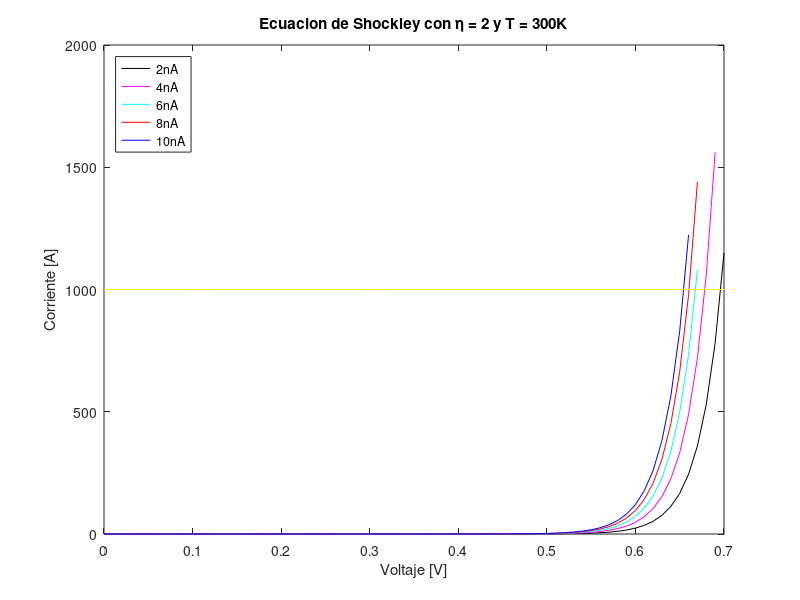

Here is the MATLAB script that generated this plot:
clear all; close all;
q = 1; k = 8.617333262*10^(-5); eta = 1; t = 300;
v6 = 0:0.01:0.7;
i6 = 2*10^(-9)*(exp((q*v6)/(eta*t*k))-1);
v7 = 0:0.01:0.69;
i7 = 4*10^(-9)*(exp((q*v7)/(eta*t*k))-1);
v8 = 0:0.01:0.677;
i8 = 6*10^(-9)*(exp((q*v8)/(eta*t*k))-1);
v9 = 0:0.01:0.67;
i9 = 8*10^(-9)*(exp((q*v9)/(eta*t*k))-1);
v10 = 0:0.01:0.6677;
i10 = 10*10^(-9)*(exp((q*v10)/(eta*t*k))-1);
x= 0:0.1:0.7;
y= 1000*ones(1,8);
figure (1); clf;
plot(v6,i6,'k',v7,i7,'m',v8,i8,'c',v9,i9,'r',v10,i10,'b',x,y,'y')
xlabel('Voltaje [V]');ylabel('Corriente [A]');
legend('2nA','4nA','6nA','8nA','10nA','Location','northwest')
title('Ecuacion de Shockley con \eta = 2 y T = 300K')
print -djpeg -r100 grafica_pendiente1.jpg
